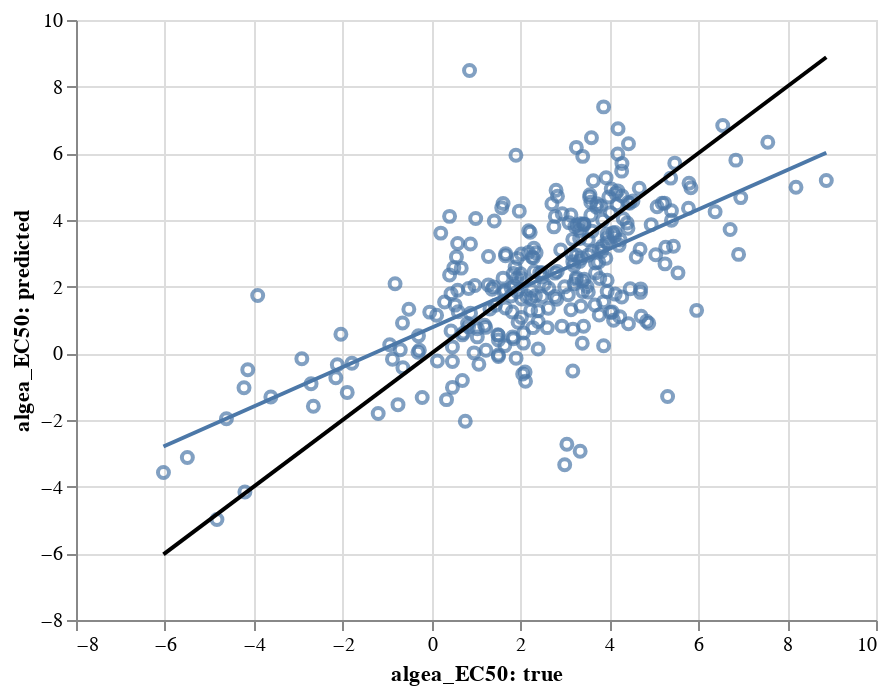

The notebook cell saved with this chart:
### Code cell
multi_model.visualize('pair_predict', multi_test, untransform=True, task='algea_EC50')

### Figure 1 — Vega-Lite specification as saved in the notebook (floating-point values rounded to 4 significant figures; data arrays with more than 128 entries replaced by an {"elided": "..."} marker saying what was removed)
{"config": {"view": {"continuousWidth": 400, "continuousHeight": 300}}, "layer": [{"mark": "point", "encoding": {"x": {"type": "quantitative", "field": "algea_EC50: true", "scale": {"zero": false}}, "y": {"type": "quantitative", "field": "algea_EC50: predicted", "scale": {"zero": false}}}}, {"mark": "line", "encoding": {"x": {"type": "quantitative", "field": "algea_EC50: true", "scale": {"zero": false}}, "y": {"type": "quantitative", "field": "algea_EC50: predicted", "scale": {"zero": false}}}, "transform": [{"on": "algea_EC50: true", "regression": "algea_EC50: predicted"}]}, {"data": {"name": "data-776ae4e9cce903cb21cab1a0ad3cfd51"}, "mark": {"type": "line", "color": "black"}, "encoding": {"x": {"type": "quantitative", "field": "algea_EC50: true"}, "y": {"type": "quantitative", "field": "algea_EC50: predicted"}}}], "data": {"name": "data-67506b03e2351c186f7ebaab9627b610"}, "$schema": "https://vega.github.io/schema/vega-lite/v4.8.1.json", "datasets": {"data-67506b03e2351c186f7ebaab9627b610": {"elided": "289 records"}, "data-776ae4e9cce903cb21cab1a0ad3cfd51": [{"algea_EC50: true": -6.032, "algea_EC50: predicted": -6.032}, {"algea_EC50: true": 8.882, "algea_EC50: predicted": 8.882}]}}
